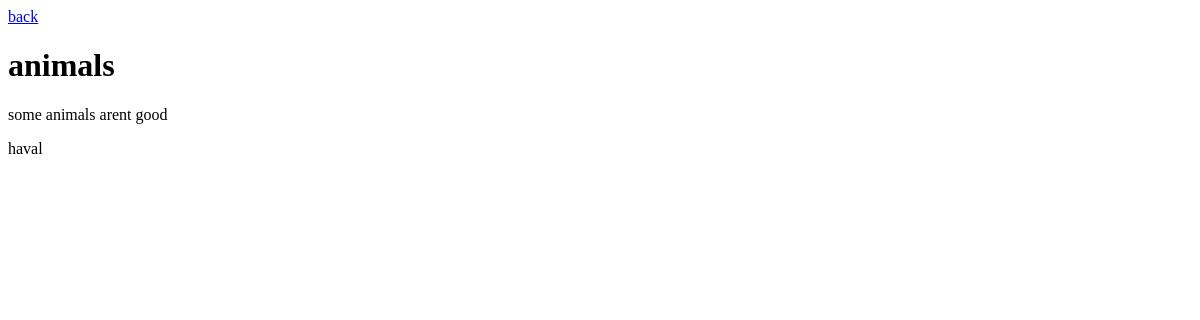
Before: /animal with the older database file.
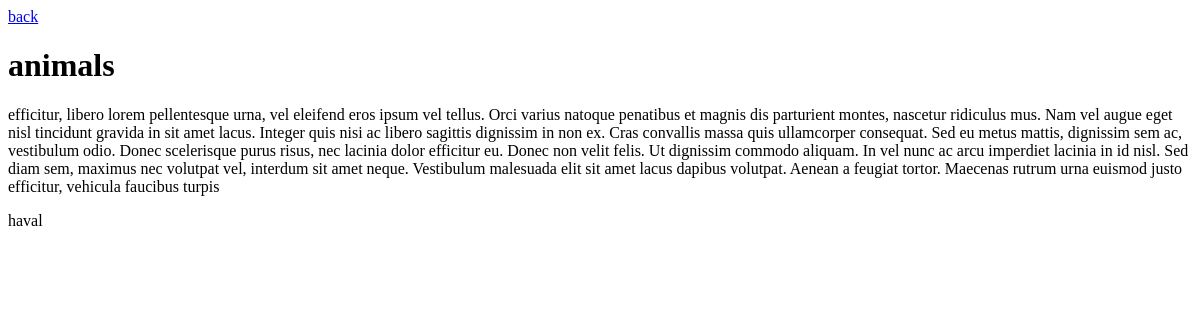
After: the same page with the newer database file.
### blog/models.py (models this page shows, shortened)
class Post(models.Model):
    title = models.CharField(max_length=200)
    content = models.TextField()
    date_created = models.DateTimeField(auto_now_add=True)
    slug = models.SlugField(max_length=200, unique=True)
    author = models.ForeignKey(to=User, on_delete=models.CASCADE)
    status = models.IntegerField(choices=STATUS, default=0)

### blog/views.py (the view)
# urls.py: urlpatterns = [path("<slug:slug>", views.BlogView.as_view(), name="blog_view"),
class BlogView(generic.DetailView):
    model = Post
    template_name = "blog.html"

### templates/blog.html (shortened to what this page needs)
<!DOCTYPE html>
<html>
<head>
    <link rel="stylesheet" href="">
</head>
<body>
    <a href="{% url 'home_view'%}">back</a>
    <h1> {{object.title}} </h1>
    <p> {{object.content}}</p>
    <p> {{object.author}}</p>
</body>
</html>

Changed rows visible on the page:
changed Post "animals": content "some animals arent good" → "efficitur, libero lorem pellentesque urna, vel eleifend eros ipsum vel tellus. Orci varius natoque penatibus et magnis dis parturient montes, nascetur ridiculus mus. Nam vel augue eget nisl tincidunt gravida in sit amet lacus. Integer quis nisi ac libero sagittis dignissim in non ex. Cras convallis massa quis ullamcorper consequat. Sed eu metus mattis, dignissim sem ac, vestibulum odio. Donec scelerisque purus risus, nec lacinia dolor efficitur eu. Donec non velit felis. Ut dignissim commodo aliquam. In vel nunc ac arcu imperdiet lacinia in id nisl. Sed diam sem, maximus nec volutpat vel, interdum sit amet neque. Vestibulum malesuada elit sit amet lacus dapibus volutpat. Aenean a feugiat…"
